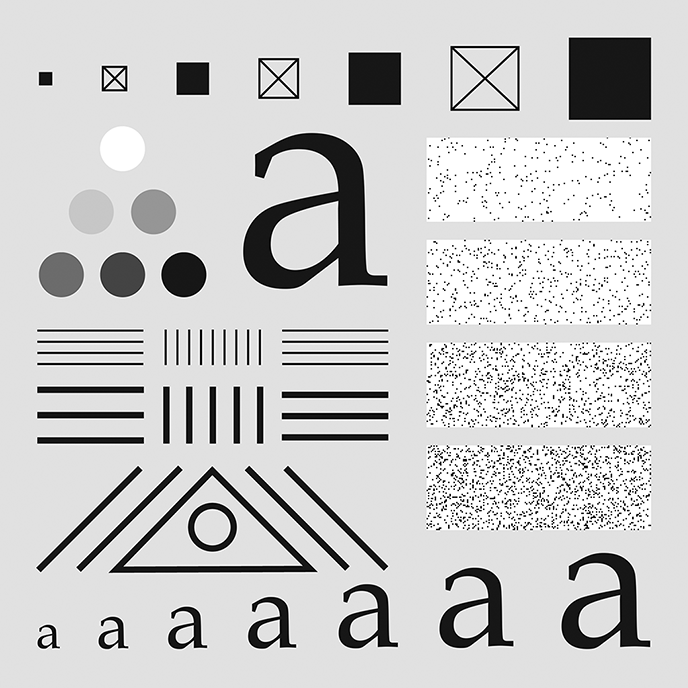
%> input picture TestPattern.tif, 688 x 688 px
$ octave Sobel_Prewitt.m   (GNU Octave 9; MATLAB toolbox functions it lacks are replaced by stand-ins)
%> lines starting %> are read from the running program, lines starting %| are printed output that depends on the picture; in (x1, y1, x2, y2) boxes, pixels count from 0 and x2, y2 are one past the last pixel; in counts of white or black regions, pixels touching at a corner belong together; the program's own positions count from 1
%Read and display the input image
I = imread('TestPAttern.tif');
%> I is the input picture: size 688x688 uint8; min 0, max 255, mean 203.9
figure
imshow(I);
title('Original Image')

%sobel: Calculate the gradient magnitude and direction using the directional gradients.
EdgeS = edge(I,'sobel');
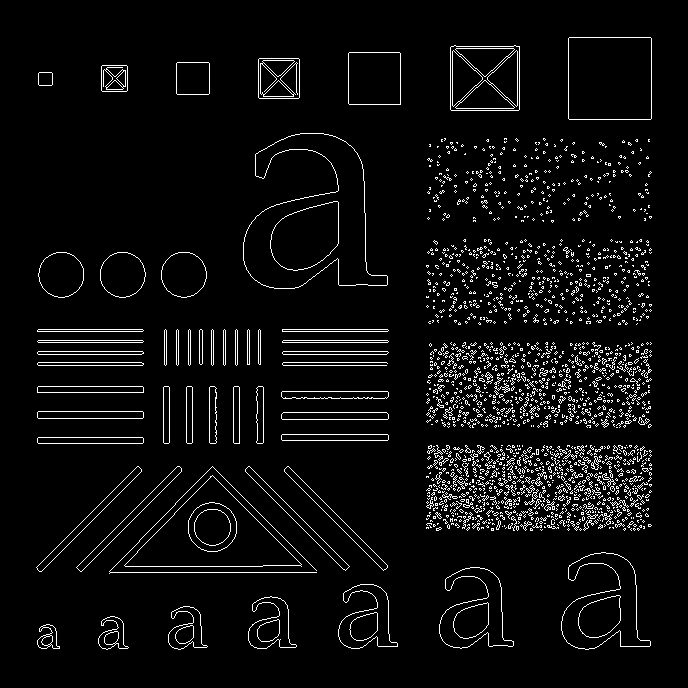
%> EdgeS: size 688x688 logical; 5% white in thin lines or dots, all inside (x1, y1, x2, y2) = (36, 37, 652, 650)
[Gx,Gy] = imgradient(I,'sobel');
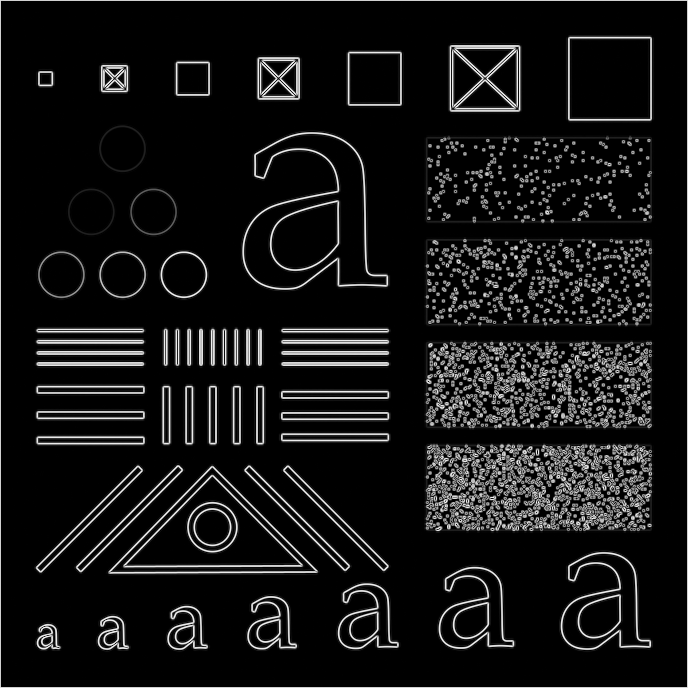
%> Gx: size 688x688 double; min 0, max 1093.5, mean 95.4; drawn with min black and max white

%prewitt: Calculate the gradient magnitude and direction using the directional gradients.
EdgeP = edge(I,'prewitt');
[Gx1,Gy1] = imgradient(I,'prewitt');
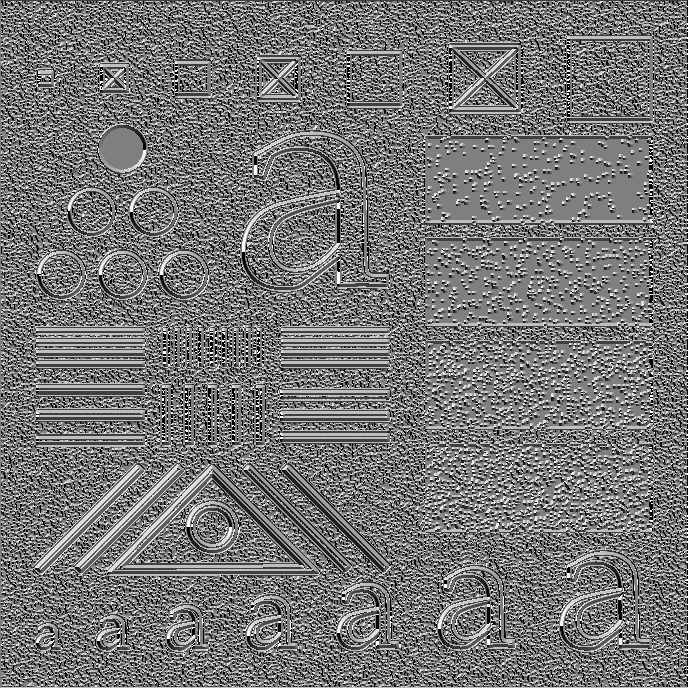
%> Gy1: size 688x688 double; min -180, max 179.9, mean -13.1; drawn with min black and max white

%Show edge detection results from both methods
figure
imshowpair(EdgeS,EdgeP,'montage')
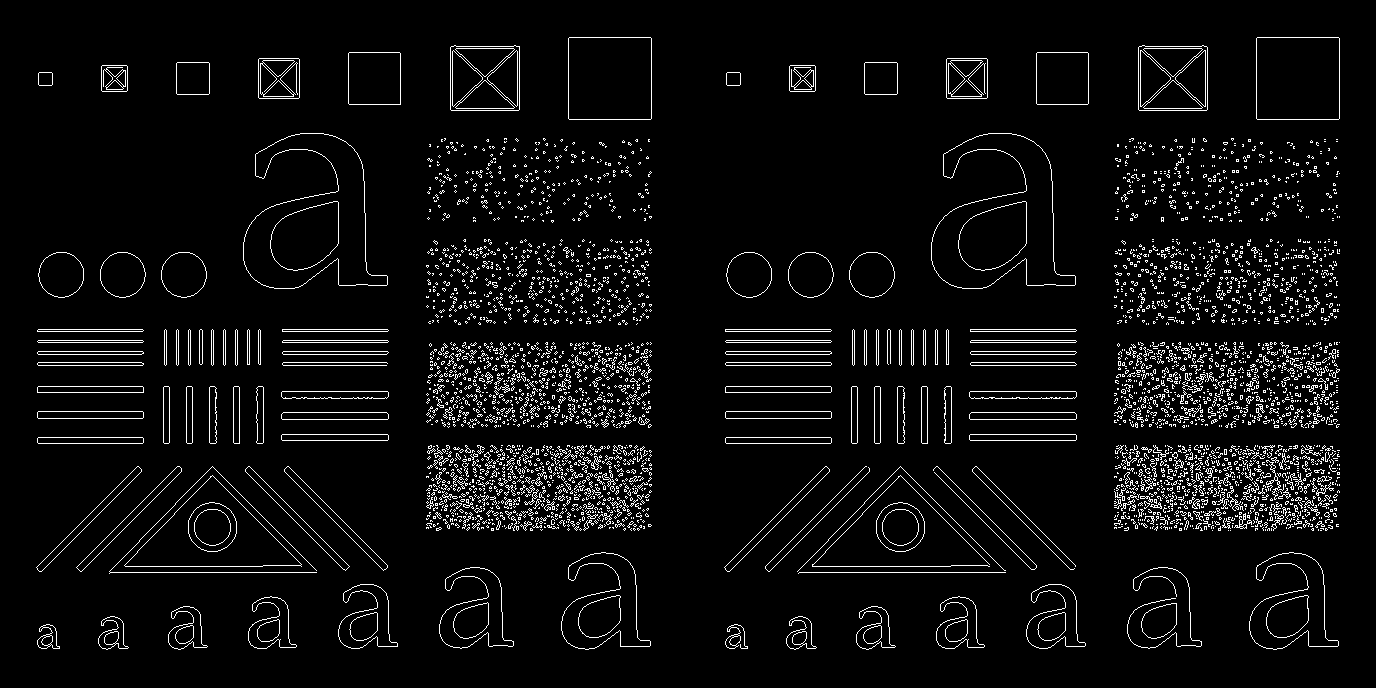
%> displayed picture: size 688x1376, on the screen's scale of 0 to 255; 5.1% white in thin lines or dots, all inside (x1, y1, x2, y2) = (36, 37, 1340, 650)

%sobel: show the gradient magnitude and direction.
figure
[Gmag,Gdir] = imgradient(Gx,Gy);
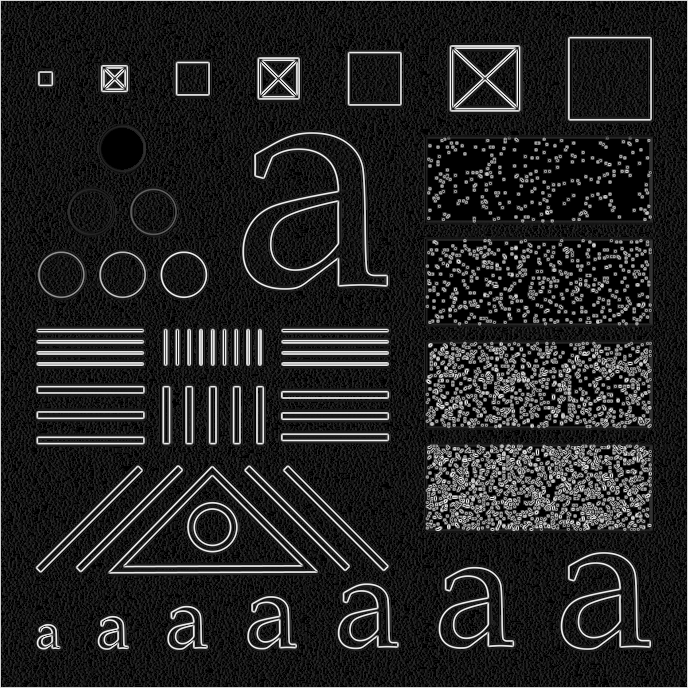
%> Gmag: size 688x688 double; min 0, max 1094.9, mean 153.8; drawn with min black and max white
imshowpair(Gmag,Gdir, 'montage');
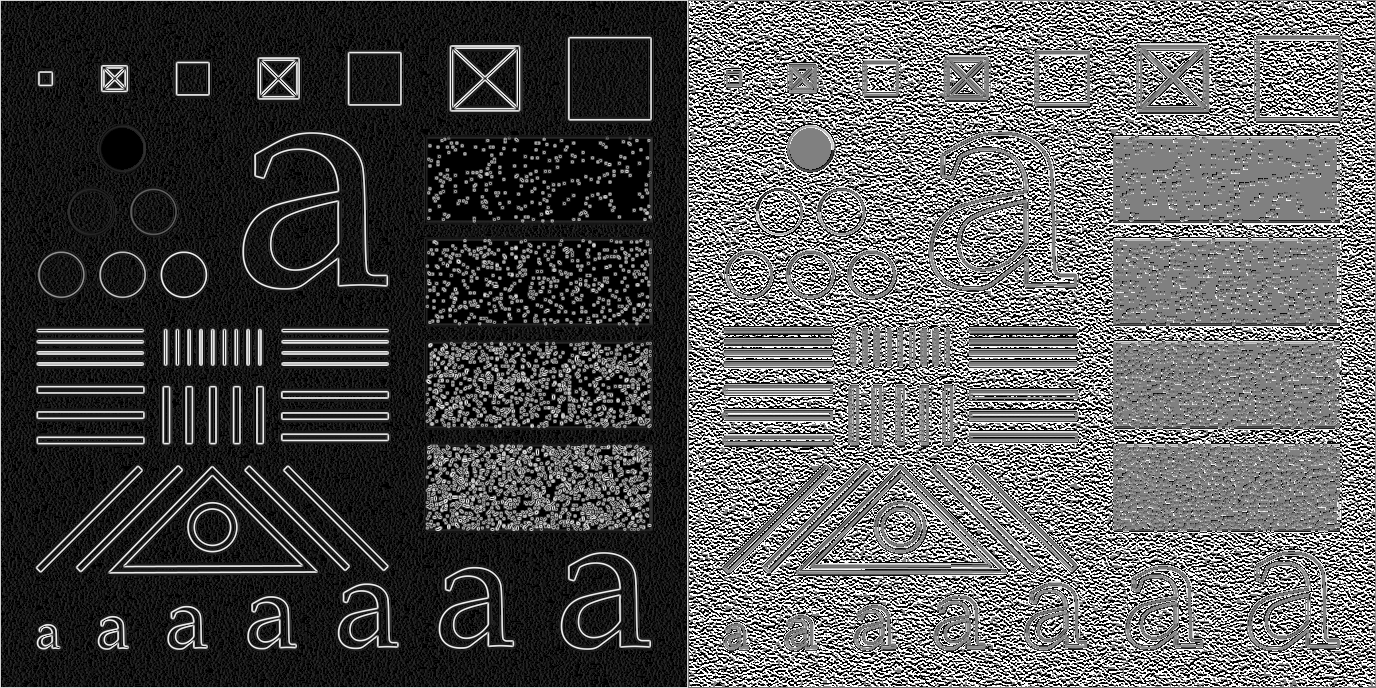
%> displayed picture: size 688x1376, on the screen's scale of 0 to 255; min 0, max 255, mean 84.5

%prewitt: show the gradient magnitude and direction.
figure
[Gmag1,Gdir1] = imgradient(Gx1,Gy1);
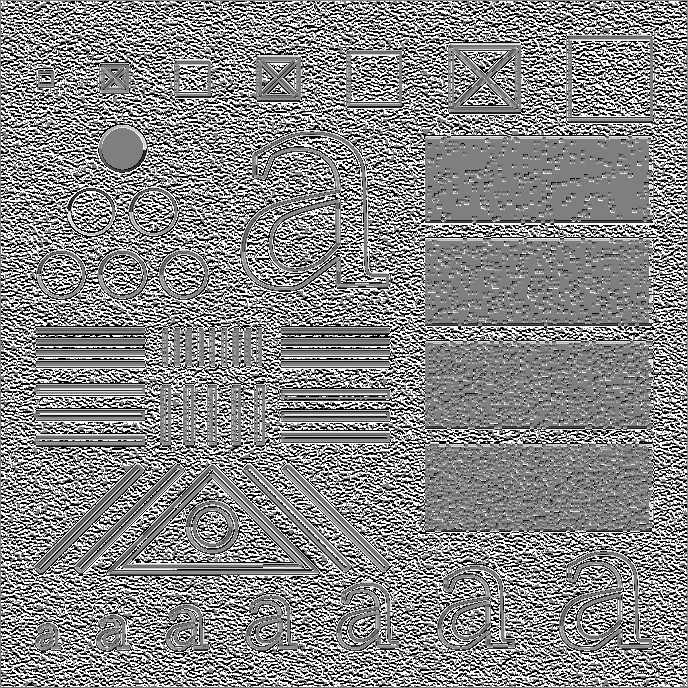
%> Gdir1: size 688x688 double; min -89.4, max 89.68, mean 6.4; drawn with min black and max white
imshowpair(Gmag1,Gdir1, 'montage');
